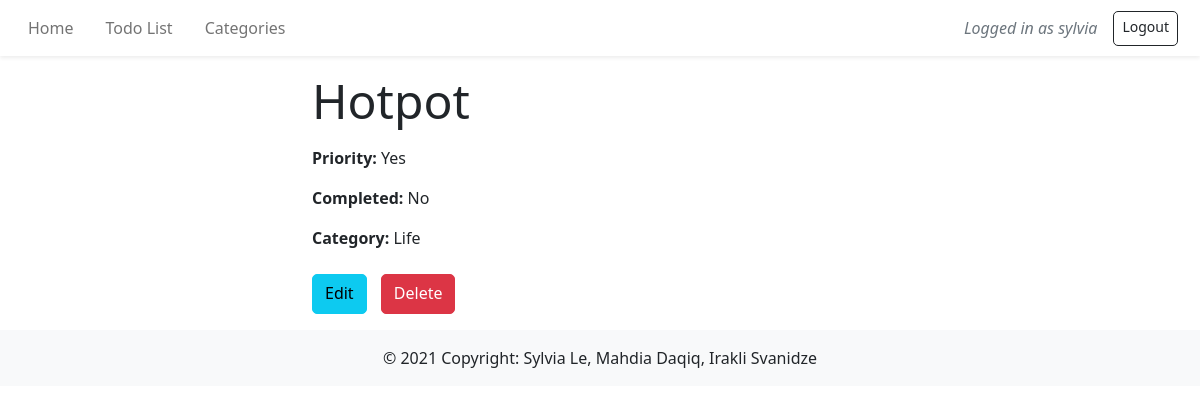
The page /todo/2 (signed in) on the database its author committed.
### users/models.py (models this page shows)
class CustomUser(AbstractUser):
    email = models.EmailField()
    first_name = CharField(max_length=50)
    last_name = CharField(max_length=50)

### todos/models.py (models this page shows, shortened)
class Todos(models.Model):  #order matters this time so this is defined later
    title = models.CharField(max_length=255, default="")
    priority = BooleanField(default=False)
    completed = BooleanField(default=False)
    category = models.ForeignKey(
        Categories,
        on_delete=models.CASCADE,
        related_name='todos',
        default=''
    )
    owner = models.ForeignKey(
        get_user_model(),
        on_delete=models.CASCADE,
    )

class Categories(models.Model):
    title = models.CharField(max_length=255, default='')
    description = models.TextField(default="")
    owner = models.ForeignKey(
        get_user_model(),
        on_delete=models.CASCADE,
        default=""
    )
    def __str__(self):
        return self.title

### todos/views.py (the view)
# urls.py: path('todo/<int:pk>', TodoDetailView.as_view(), name='todo_detail'),
class TodoDetailView(LoginRequiredMixin, DetailView):
    model = Todos
    template_name = 'todo_detail.html'
    context_object_name = 'todo'
    login_url = 'login'

### templates/todo_detail.html (shortened to what this page needs)
{% extends 'base.html' %}
{% load static %}
{% block content %}
        <div class="container w-50">
            <h3 class="my-3">{{ todo.title }}</h3>
            <p><b>Priority: </b>
                {% if todo.priority %}
                    <span>Yes</span>
                {% else %}
                    <span>No</span>
                {% endif %}
            </p>
            <p><b>Completed:</b>
                {% if todo.completed %}
                    <span>Yes</span>
                {% else %}
                    <span>No</span>
                {% endif %}
            </p>
            <p><b>Category: </b>{{ todo.category }}</p>
            <a class="btn btn-info mt-2 mb-3" href="{% url 'todo_edit' todo.pk %}">Edit</a>
            <a class="btn btn-danger mt-2 mb-3" href="{% url 'todo_delete' todo.pk %}">Delete</a>
            </div>
{% endblock content %}

### templates/base.html (shortened to what this page needs)
{% load static %}
<!doctype html>
<html lang="en">
    <head>
        <link href="https://cdn.jsdelivr.net/npm/bootstrap@5.0.0/dist/css/bootstrap.min.css" rel="stylesheet">
        <link rel="stylesheet" href="https://cdnjs.cloudflare.com/ajax/libs/font-awesome/5.15.3/css/all.min.css" />
        <link rel="stylesheet" href="{% static 'css/style.css' %}?{% now "U" %}" >
    </head>
    <body>
        <nav class="navbar navbar-expand-lg navbar-light shadow-sm">
            <div class="container-fluid">
            <div class="collapse navbar-collapse" id="navbarMenu">
                <ul class="navbar-nav mb-2 mb-lg-0">
                  <li class="nav-item px-2">
                    <a href="{% url 'home' %}" class="nav-link">Home</a>
                    </li>
                    <li class="nav-item px-2">
                        <a href="{% url 'todo_list' %}" class="nav-link">Todo List</a>
                    </li>
                    <li class="nav-item px-2">
                        <a href="{% url 'cate_list' %}" class="nav-link">Categories</a>
                    </li>
                </ul>
            </div>
            {% if user.is_authenticated %}
                <p class='text-muted text-end my-0 nav-item fst-italic mx-3 d-none d-md-block'>Logged in as {{ user.username }}</p>
                <a class='btn btn-outline-dark btn-sm text-end my-0 nav-item' href="{% url 'logout' %}">Logout</a>
            {% endif %}
            </div>
        </nav>
            {% block content %}
            {% endblock content %}
        <footer class="bg-light text-center text-lg-start">
            <div class="text-center p-3">
              © 2021 Copyright:
              <span class="text-dark">Sylvia Le, Mahdia Daqiq, Irakli Svanidze</span>
            </div>
          </footer>
    </body>
</html>

### static/css/style.css (style rules this page uses)
body, html { min-height: 100vh; height: 100%; }
h3 { font-size: 3rem; font-weight: 400; }
.btn { border-radius: 5px; padding-bottom: 8px; margin-top: 1.5rem; margin-right: 10px }

### rows shown on the page
CustomUser: username "sylvia"
Todos: title "Hotpot", category "Life"
